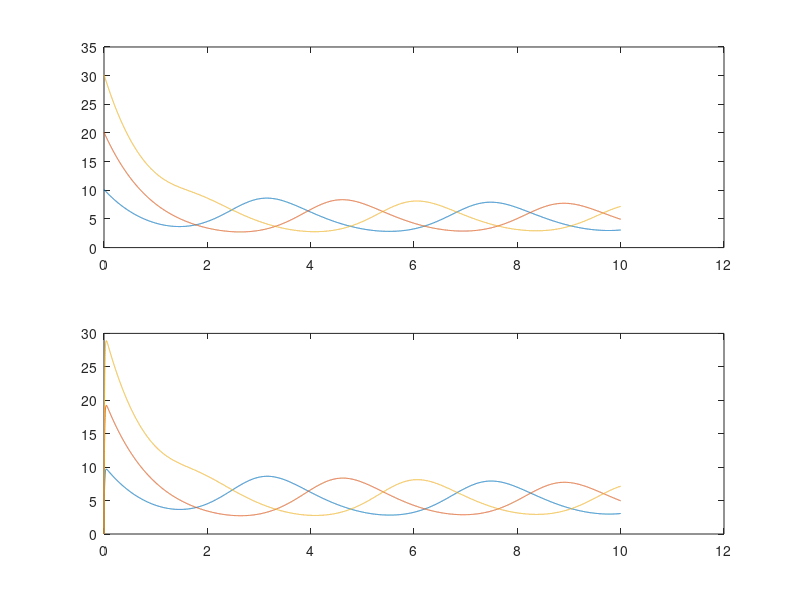

Here is the MATLAB script that generated this plot:
% REPRESSILATOR
clf;
clear all; 

%% Parameters

alpha = 10^2 ;% Promoter strength, from 5,10^4 to 0,5
alpha0 = 0 ;% Leakiness of the promoter. can be 0, 10^(-3), ...
beta = 10^2 ;% Average translation efficiency (IN PROT/TRANSCRIPT)
n = 2; % Hill coefficient
% Km = 40 ; % (IN MONOMERS/CELL)
% Phl = 10 % protein half life (IN MIN)
% Mhl = 2 %mRNA half life (IN MIN)

%% Variables

% Proteins concentrations
PlacI = 0;
PtetR = 0;
PcI = 0;

% mRNAs concentrations 
MlacI = 10;
MtetR = 20;
McI = 30;

% Denominations 
p(1) = PlacI;
p(2) = PtetR;
p(3) = PcI;
m(1) = MlacI;
m(2) = MtetR;
m(3) = McI;

t=0;
tEnd = 10;
tStep = 0.001;

P = zeros(tEnd/tStep, 3); % Number of proteins
M = zeros(tEnd/tStep, 3); % Number of mRNA

%% Reactions 

i=1;
while t <= tEnd
    P(i, 1) = p(1);
    P(i, 2) = p(2);
    P(i, 3) = p(3);
    M(i, 1) = m(1);
    M(i, 2) = m(2);
    M(i, 3) = m(3); % storage of the values along the experiment
        
    
    %%% mRNA
    m(1) = (- m(1) + alpha./(1 + p(2).^n) + alpha0)*tStep + m(1);
    m(2) = (- m(2) + alpha./(1 + p(3).^n) + alpha0)*tStep + m(2);
    m(3) = (- m(3) + alpha./(1 + p(1).^n) + alpha0)*tStep + m(3);
    
    %%% Proteins
    p(1) = (- beta*(p(1)-m(1)))*tStep + p(1);
    p(2) = (- beta*(p(2)-m(2)))*tStep + p(2);
    p(3) = (- beta*(p(3)-m(3)))*tStep + p(3);
    
    i = i + 1; 
    t(end +1) = t(end) + tStep; 
end
M(end+1,:) = m(end,:); 
P(end+1,:) = p(end,:); % last values

%% Plots

subplot(2,1,1)
plot(t,M(:,1))
hold on;
plot(t,M(:,2))
plot(t,M(:,3))

subplot(2,1,2)
plot(t,P(:,1))
hold on;
plot(t,P(:,2))
plot(t,P(:,3)) 